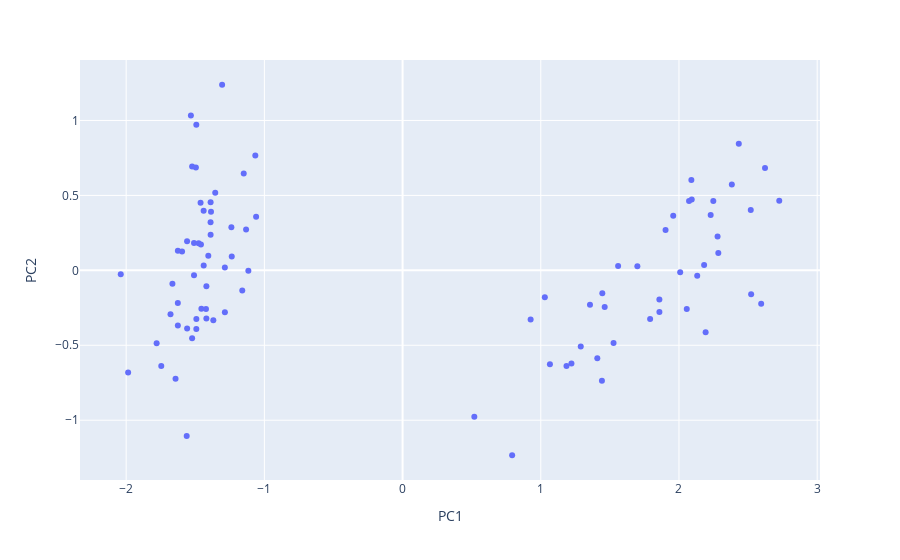

Source (notebook cell):
### Markdown cell above
Regn ut de første to prinsipale komponenter PC1 og PC2 på treningsdata. Lag et dataframe `pca_df` med to kolonner `PC1` og `PC2` som inneholder de transformerte data. Så lag en scatterfigur med PC1 på x-aksen, PC2 på y-aksen, fargelagt etter type irisplante. Tips: Bruk [`sklearn.decomposition.PCA`](https://scikit-learn.org/stable/modules/generated/sklearn.decomposition.PCA.html). Du har allerede gjort dette i visualiserings-aktivitetet.

### Code cell
pca = PCA(n_components=2)
pca.fit(x_train)

pca_df = pd.DataFrame(pca.transform(x_train), 
                      columns=['PC1', 'PC2'])

print(pca_df)
# pca_df["iris_labels"] = iris.target_names[iris['target']]
# Scatterplot
fig = px.scatter(data_frame=pca_df, 
                 x='PC1', 
                 y='PC2', 
                #  color=iris_labels,
                 labels={'color':'Type'})
fig.show()

### Figure 1 — Plotly figure (JSON) as saved in the notebook; plotly's stock layout.template omitted (floating-point values rounded to 4 significant figures)
{"data": [{"hovertemplate": "PC1=%{x}<br>PC2=%{y}<extra></extra>", "legendgroup": "", "marker": {"color": "#636efa", "symbol": "circle"}, "mode": "markers", "name": "", "orientation": "v", "showlegend": false, "type": "scatter", "x": [-1.509, -1.492, -1.679, -1.523, -1.559, -1.149, -1.626, -1.439, -1.643, -1.456, -1.356, -1.419, -1.559, -1.986, -1.532, -1.306, -1.495, -1.476, -1.065, -1.439, -1.132, -1.389, -2.039, -1.116, -1.16, -1.286, -1.286, -1.389, -1.459, -1.419, -1.369, -1.239, -1.523, -1.492, -1.422, -1.665, -1.462, -1.626, -1.746, -1.406, -1.596, -1.562, -1.779, -1.236, -1.06, -1.492, -1.386, -1.626, -1.389, -1.509, 2.433, 2.092, 2.622, 1.443, 2.279, 1.858, 2.248, 0.5193, 2.229, 1.222, 0.7928, 1.699, 1.527, 2.182, 1.029, 2.09, 1.858, 1.462, 2.193, 1.289, 2.285, 1.56, 2.522, 2.132, 1.903, 2.073, 2.519, 2.726, 2.009, 0.9265, 1.186, 1.066, 1.356, 2.595, 1.791, 1.958, 2.382, 2.056, 1.445, 1.409], "xaxis": "x", "y": [0.1829, -0.3246, -0.293, -0.4526, 0.1939, 0.6469, -0.2179, 0.03297, -0.7236, -0.2568, 0.5186, -0.106, -0.3874, -0.6818, 1.033, 1.238, 0.6855, 0.1811, 0.767, 0.3984, 0.2723, 0.3209, -0.02611, -0.002831, -0.135, -0.2793, 0.01964, 0.2379, 0.1719, -0.322, -0.3329, 0.2879, 0.6937, 0.9711, -0.2586, -0.08936, 0.4512, 0.1311, -0.6383, 0.09763, 0.1261, -1.105, -0.487, 0.09162, 0.3579, -0.3911, 0.3906, -0.3673, 0.4539, -0.03302, 0.8439, 0.4734, 0.6825, -0.7374, 0.2259, -0.2781, 0.4633, -0.9766, 0.3699, -0.621, -1.234, 0.02781, -0.4842, 0.03506, -0.1802, 0.6033, -0.1951, -0.2449, -0.4123, -0.5081, 0.1157, 0.02882, -0.1593, -0.03691, 0.2695, 0.463, 0.4024, 0.4642, -0.01213, -0.3273, -0.6387, -0.6273, -0.2293, -0.2232, -0.3245, 0.3643, 0.5725, -0.2587, -0.1528, -0.5861], "yaxis": "y"}], "layout": {"legend": {"tracegroupgap": 0}, "margin": {"t": 60}, "xaxis": {"anchor": "y", "domain": [0, 1], "title": {"text": "PC1"}}, "yaxis": {"anchor": "x", "domain": [0, 1], "title": {"text": "PC2"}}}}
